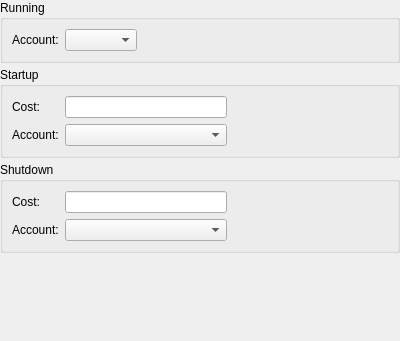
<?xml version="1.0" encoding="UTF-8"?>
<ui version="4.0">
 <author>Dag Andersen &lt;danders@get2net.dk&gt;</author>
 <class>KPlato::TaskCostPanelBase</class>
 <widget class="QWidget" name="KPlato::TaskCostPanelBase">
  <property name="geometry">
   <rect>
    <x>0</x>
    <y>0</y>
    <width>400</width>
    <height>341</height>
   </rect>
  </property>
  <layout class="QVBoxLayout">
   <property name="spacing">
    <number>4</number>
   </property>
   <property name="margin">
    <number>0</number>
   </property>
   <item>
    <widget class="QGroupBox" name="runningGroup">
     <property name="title">
      <string>Running</string>
     </property>
     <layout class="QHBoxLayout">
      <item>
       <widget class="QLabel" name="textLabel3_2_2">
        <property name="text">
         <string>Account:</string>
        </property>
        <property name="wordWrap">
         <bool>false</bool>
        </property>
        <property name="buddy">
         <cstring>runningAccount</cstring>
        </property>
       </widget>
      </item>
      <item>
       <widget class="QComboBox" name="runningAccount">
        <property name="sizePolicy">
         <sizepolicy hsizetype="Preferred" vsizetype="Fixed">
          <horstretch>0</horstretch>
          <verstretch>0</verstretch>
         </sizepolicy>
        </property>
       </widget>
      </item>
      <item>
       <spacer>
        <property name="orientation">
         <enum>Qt::Horizontal</enum>
        </property>
        <property name="sizeType">
         <enum>QSizePolicy::Expanding</enum>
        </property>
        <property name="sizeHint" stdset="0">
         <size>
          <width>128</width>
          <height>20</height>
         </size>
        </property>
       </spacer>
      </item>
     </layout>
    </widget>
   </item>
   <item>
    <widget class="QGroupBox" name="startupGroup">
     <property name="title">
      <string>Startup</string>
     </property>
     <layout class="QGridLayout">
      <item row="0" column="0">
       <widget class="QLabel" name="textLabel1">
        <property name="text">
         <string>Cost:</string>
        </property>
        <property name="wordWrap">
         <bool>false</bool>
        </property>
        <property name="buddy">
         <cstring>startupCost</cstring>
        </property>
       </widget>
      </item>
      <item row="0" column="1">
       <widget class="KLineEdit" name="startupCost"/>
      </item>
      <item row="1" column="0">
       <widget class="QLabel" name="textLabel3">
        <property name="text">
         <string>Account:</string>
        </property>
        <property name="wordWrap">
         <bool>false</bool>
        </property>
        <property name="buddy">
         <cstring>startupAccount</cstring>
        </property>
       </widget>
      </item>
      <item row="1" column="1">
       <widget class="QComboBox" name="startupAccount">
        <property name="sizePolicy">
         <sizepolicy hsizetype="Preferred" vsizetype="Fixed">
          <horstretch>0</horstretch>
          <verstretch>0</verstretch>
         </sizepolicy>
        </property>
       </widget>
      </item>
      <item row="1" column="2">
       <spacer>
        <property name="orientation">
         <enum>Qt::Horizontal</enum>
        </property>
        <property name="sizeType">
         <enum>QSizePolicy::Expanding</enum>
        </property>
        <property name="sizeHint" stdset="0">
         <size>
          <width>91</width>
          <height>20</height>
         </size>
        </property>
       </spacer>
      </item>
     </layout>
    </widget>
   </item>
   <item>
    <widget class="QGroupBox" name="shutdownGroup">
     <property name="title">
      <string>Shutdown</string>
     </property>
     <layout class="QGridLayout">
      <item row="0" column="0">
       <widget class="QLabel" name="textLabel2">
        <property name="text">
         <string>Cost:</string>
        </property>
        <property name="wordWrap">
         <bool>false</bool>
        </property>
        <property name="buddy">
         <cstring>shutdownCost</cstring>
        </property>
       </widget>
      </item>
      <item row="0" column="1">
       <widget class="KLineEdit" name="shutdownCost"/>
      </item>
      <item row="1" column="0">
       <widget class="QLabel" name="textLabel3_3">
        <property name="text">
         <string>Account:</string>
        </property>
        <property name="wordWrap">
         <bool>false</bool>
        </property>
        <property name="buddy">
         <cstring>shutdownAccount</cstring>
        </property>
       </widget>
      </item>
      <item row="1" column="1">
       <widget class="QComboBox" name="shutdownAccount">
        <property name="sizePolicy">
         <sizepolicy hsizetype="Preferred" vsizetype="Fixed">
          <horstretch>0</horstretch>
          <verstretch>0</verstretch>
         </sizepolicy>
        </property>
       </widget>
      </item>
      <item row="1" column="2">
       <spacer>
        <property name="orientation">
         <enum>Qt::Horizontal</enum>
        </property>
        <property name="sizeType">
         <enum>QSizePolicy::Expanding</enum>
        </property>
        <property name="sizeHint" stdset="0">
         <size>
          <width>40</width>
          <height>20</height>
         </size>
        </property>
       </spacer>
      </item>
     </layout>
    </widget>
   </item>
   <item>
    <spacer>
     <property name="orientation">
      <enum>Qt::Vertical</enum>
     </property>
     <property name="sizeType">
      <enum>QSizePolicy::Expanding</enum>
     </property>
     <property name="sizeHint" stdset="0">
      <size>
       <width>151</width>
       <height>33</height>
      </size>
     </property>
    </spacer>
   </item>
  </layout>
 </widget>
 <customwidgets>
  <customwidget>
   <class>KLineEdit</class>
   <extends>QLineEdit</extends>
   <header>klineedit.h</header>
   <container>1</container>
  </customwidget>
 </customwidgets>
 <includes>
  <include location="local">klineedit.h</include>
  <include location="local">klineedit.h</include>
 </includes>
 <resources/>
 <connections/>
</ui>
